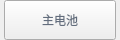
                    <widget class="QWidget" name="fdj_label_19" native="true">
                     <property name="geometry">
                      <rect>
                       <x>170</x>
                       <y>570</y>
                       <width>120</width>
                       <height>40</height>
                      </rect>
                     </property>
                     <property name="minimumSize">
                      <size>
                       <width>0</width>
                       <height>40</height>
                      </size>
                     </property>
                     <property name="maximumSize">
                      <size>
                       <width>16777215</width>
                       <height>40</height>
                      </size>
                     </property>
                     <layout class="QHBoxLayout" name="horizontalLayout_39">
                      <property name="spacing">
                       <number>0</number>
                      </property>
                      <property name="leftMargin">
                       <number>0</number>
                      </property>
                      <property name="topMargin">
                       <number>0</number>
                      </property>
                      <property name="rightMargin">
                       <number>0</number>
                      </property>
                      <property name="bottomMargin">
                       <number>0</number>
                      </property>
                      <item>
                       <widget class="QLabel" name="label_150">
                        <property name="minimumSize">
                         <size>
                          <width>4</width>
                          <height>0</height>
                         </size>
                        </property>
                        <property name="maximumSize">
                         <size>
                          <width>4</width>
                          <height>16777215</height>
                         </size>
                        </property>
                        <property name="text">
                         <string/>
                        </property>
                        <property name="pixmap">
                         <pixmap resource="twoDdisplay.qrc">:/twoDdisplay/rectleft</pixmap>
                        </property>
                       </widget>
                      </item>
                      <item>
                       <widget class="QPushButton" name="zdcbtn">
                        <property name="minimumSize">
                         <size>
                          <width>0</width>
                          <height>40</height>
                         </size>
                        </property>
                        <property name="maximumSize">
                         <size>
                          <width>16777215</width>
                          <height>40</height>
                         </size>
                        </property>
                        <property name="cursor">
                         <cursorShape>PointingHandCursor</cursorShape>
                        </property>
                        <property name="styleSheet">
                         <string notr="true">border-image:url(:/twoDdisplay/btnbg);
color:rgb(98,109,125);</string>
                        </property>
                        <property name="text">
                         <string>主电池</string>
                        </property>
                       </widget>
                      </item>
                      <item>
                       <widget class="QLabel" name="label_151">
                        <property name="minimumSize">
                         <size>
                          <width>4</width>
                          <height>0</height>
                         </size>
                        </property>
                        <property name="maximumSize">
                         <size>
                          <width>4</width>
                          <height>16777215</height>
                         </size>
                        </property>
                        <property name="text">
                         <string/>
                        </property>
                        <property name="pixmap">
                         <pixmap resource="twoDdisplay.qrc">:/twoDdisplay/rectright</pixmap>
                        </property>
                       </widget>
                      </item>
                     </layout>
                    </widget>
